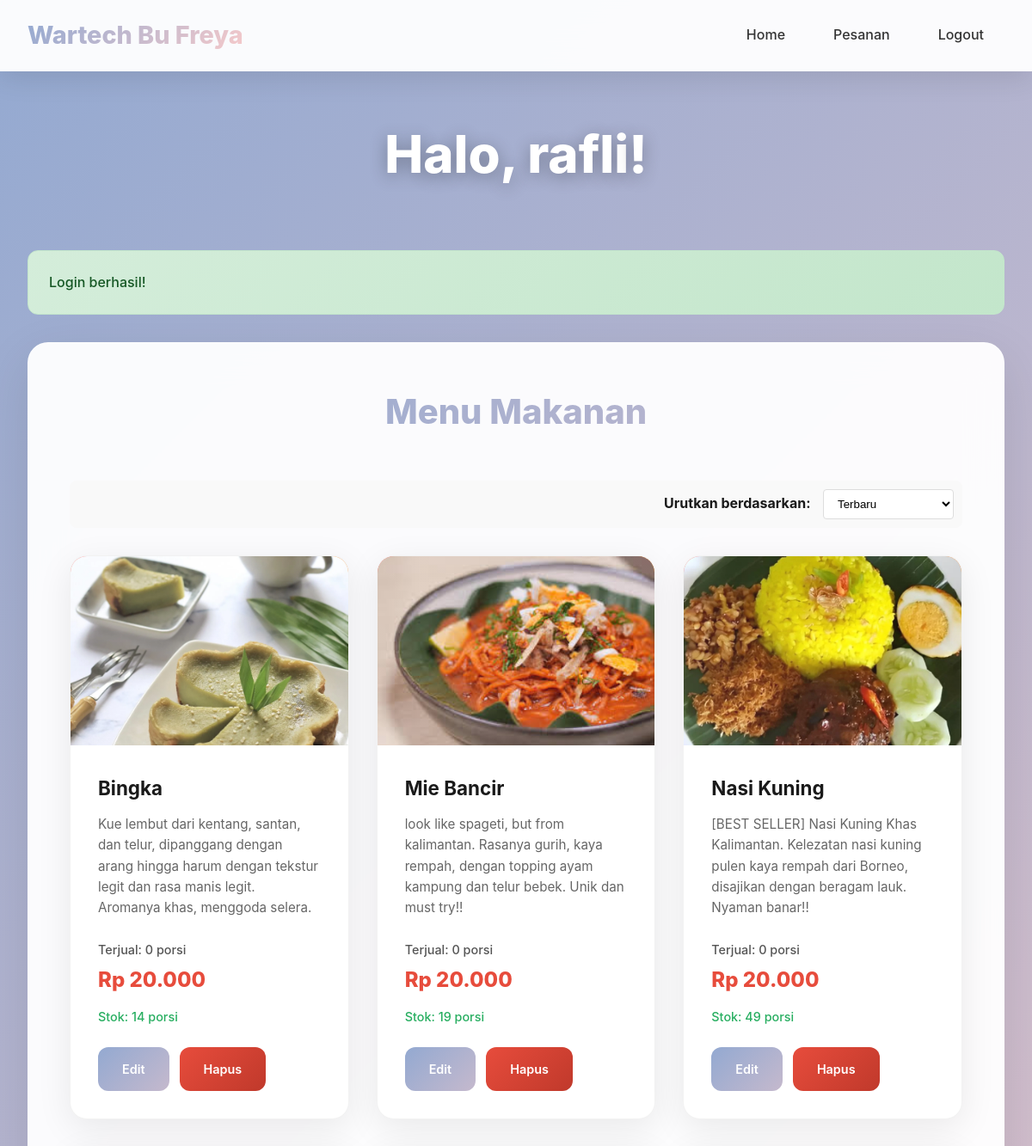
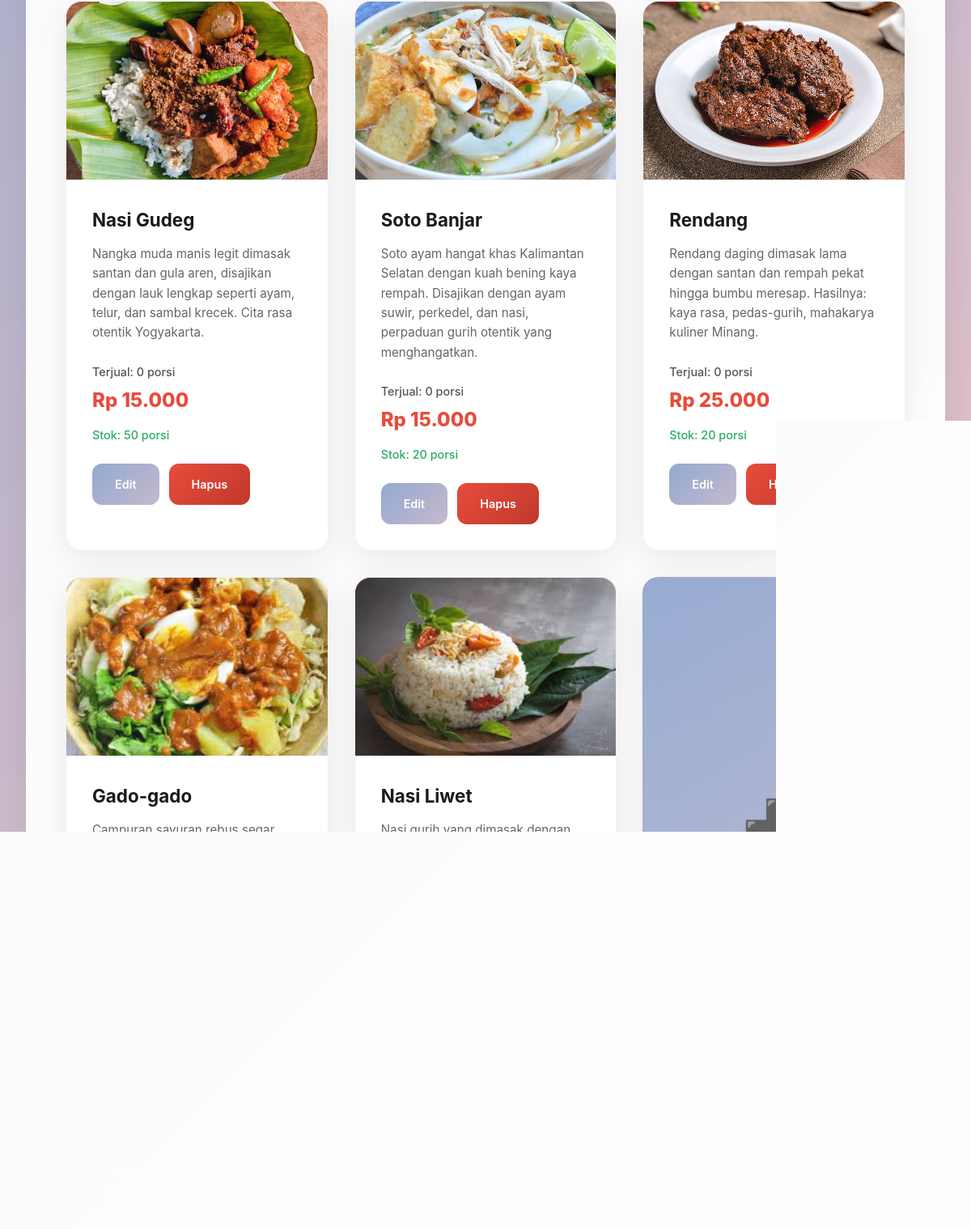
The app's page /index.php (signed in) with its own data (2 pictures, top to bottom).
### tables this page shows
CREATE TABLE `produk` (
  `id` int(11) NOT NULL,
  `nama` varchar(100) NOT NULL,
  `deskripsi` text DEFAULT NULL,
  `harga` int(11) NOT NULL,
  `stock` int(11) NOT NULL DEFAULT 0,
  `image` varchar(255) DEFAULT NULL,
  `created_at` timestamp NOT NULL DEFAULT current_timestamp(),
  `updated_at` timestamp NOT NULL DEFAULT current_timestamp() ON UPDATE current_timestamp()
);

### index.php (the view, shortened to what this page needs)
<?php
require_once 'config/database.php';
$sort_option = $_GET['sort'] ?? 'created_at_desc';
$orderBySQL = "p.created_at DESC";
switch ($sort_option) {
    case 'created_at_desc':
    default:
        $orderBySQL = "p.created_at DESC";
        break;
}
try {
    $sql = "SELECT
                p.id,
                p.nama,
                p.deskripsi,
                p.harga,
                p.stock,
                p.image,
                p.created_at,
                COALESCE(SUM(CASE WHEN ps.status = 'selesai' THEN ip.qty ELSE 0 END), 0) AS terjual
            FROM
                produk p
            LEFT JOIN
                item_pesanan ip ON p.id = ip.id_produk
            LEFT JOIN
                pesanan ps ON ip.id_pesanan = ps.id
                -- Kita bisa menambahkan 'AND ps.status = 'selesai'' di sini,
                -- namun CASE WHEN di SUM lebih eksplisit menangani jika produk ada di pesanan yang belum selesai
            GROUP BY
                p.id, p.nama, p.deskripsi, p.harga, p.stock, p.image, p.created_at
            ORDER BY " . $orderBySQL;
    $stmt = $pdo->query($sql);
    $produk = $stmt->fetchAll(PDO::FETCH_ASSOC);
} catch(PDOException $e) {
    $produk = [];
    $error = "Error loading produk: " . $e->getMessage();
    error_log("SQL Error: " . $e->getMessage() . " | SQL: " . $sql);
}
$isLoggedIn = isset($_SESSION['admin_id']);
$adminUsername = '';
if ($isLoggedIn) {
    try {
        $stmt = $pdo->prepare("SELECT username FROM admin WHERE id = ?");
        $stmt->execute([$_SESSION['admin_id']]);
        $admin = $stmt->fetch();
        if ($admin) {
            $adminUsername = htmlspecialchars($admin['username']);
        }
    } catch (PDOException $e) {
        error_log("Error fetching admin username: " . $e->getMessage());
    }
}
$cart_item_count = 0;
?>
<!DOCTYPE html>
<html lang="id">
<head>
    <link rel="stylesheet" href="includes/style.css">
</head>
<body>
    <nav class="navbar">
        <div class="nav-container">
            <h1>Wartech Bu Freya</h1>
            <div class="nav-links">
                <a href="index.php">Home</a>
                <?php if ($isLoggedIn): ?>
                    <a href="pesanan.php">Pesanan</a>
                    <a href="?logout=1">Logout</a>
                <?php else: ?>
                    <a href="keranjang.php">Keranjang (<?php echo $cart_item_count; ?>)</a>
                    <a href="login.php">Login</a>
                <?php endif; ?>
            </div>
        </div>
    </nav>
    <div class="container" id="home">
        <div class="hero">
            <?php if ($isLoggedIn): ?>
                <h2>Halo, <?php echo $adminUsername; ?>!</h2>
            <?php else: ?>
                <h2>Selamat Datang di Wartech Bu Freya</h2>
                <p>Nikmati makanan Indonesia dengan kualitas terbaik yang dibuat dengan cinta, pesan sekarang dan dapatkan pengalaman kuliner yang terangi harimu dengan senyuman karamelku!</p>
            <?php endif; ?>
        </div>
        <?php if (isset($_SESSION['message'])): ?>
            <div class="alert alert-success"><?php echo $_SESSION['message']; unset($_SESSION['message']); ?></div>
        <?php endif; ?>
        <div class="menu-section" id="produk">
            <h2>Menu Makanan</h2>
            <div class="sort-options">
                <label for="sort-select">Urutkan berdasarkan:</label>
                <select id="sort-select" onchange="window.location.href='index.php?sort='+this.value">
                    <option value="created_at_desc" <?php if ($sort_option == 'created_at_desc') echo 'selected'; ?>>Terbaru</option>
                </select>
            </div>
            <div class="produk-grid">
                <?php if (empty($produk) && !isset($error)): ?>
                    <p>Belum ada produk yang tersedia.</p>
                <?php elseif (!empty($produk)): ?>
                    <?php foreach ($produk as $product): ?>
                        <div class="product-card">
                            <div class="product-image">
                                <?php if (!empty($product['image']) && file_exists($product['image'])): ?>
                                    <img src="<?php echo htmlspecialchars($product['image']); ?>"
                                         alt="<?php echo htmlspecialchars($product['nama']); ?>"
                                         onerror="this.style.display='none'; this.nextElementSibling.style.display='flex';">
                                <?php else: ?>
                                    <div class="default-icon">🍽️</div>
                                <?php endif; ?>
                            </div>
                            <div class="product-info">
                                <h3><?php echo htmlspecialchars($product['nama']); ?></h3>
                                <p><?php echo htmlspecialchars($product['deskripsi'] ?? '');  ?></p>
                                <div class="product-sold">
                                    <?php
                                    $terjual_count = isset($product['terjual']) ? (int)$product['terjual'] : 0;
                                    echo 'Terjual: ' . $terjual_count . ' porsi';
                                    ?>
                                </div>
                                <div class="product-harga">Rp <?php echo number_format($product['harga'], 0, ',', '.'); ?></div>
                                <div class="product-stock">
                                    <?php if ($product['stock'] > 0): ?>
                                        Stok: <?php echo $product['stock']; ?> porsi
                                    <?php else: ?>
                                        <span style="color: #e74c3c;">Stok Habis</span>
                                    <?php endif; ?>
                                </div>
                                <div class="btn-group">
                                    <?php if ($isLoggedIn): ?>
                                        <a href="edit_product.php?id=<?php echo $product['id']; ?><?php echo isset($_GET['sort']) ? '&ref_sort='.urlencode($_GET['sort']) : ''; ?>" class="btn">Edit</a>
                                        <a href="hapus_produk.php?id=<?php echo $product['id']; ?><?php echo isset($_GET['sort']) ? '&ref_sort='.urlencode($_GET['sort']) : ''; ?>" class="btn btn-danger" onclick="return confirm('Anda yakin ingin menghapus produk ini?')">Hapus</a>
                                    <?php endif; ?>
                                </div>
                            </div>
                        </div>
                    <?php endforeach; ?>
                <?php endif; ?>
                <?php if ($isLoggedIn): ?>
                    <div class="product-card add-product-card">
                        <div class="add-product-content">
                            <div style="font-size: 4rem; margin-bottom: 1rem;">➕</div>
                            <h3 style="margin-bottom: 1rem;">Tambah Produk Baru</h3>
                            <a href="tambah_produk.php" class="btn btn-success">Tambah</a>
                        </div>
                    </div>
                <?php endif; ?>
            </div>
        </div>
    </div>
</body>
</html>

### includes/style.css (style rules this page uses)
* { margin: 0; padding: 0; box-sizing: border-box; }
body { font-family: 'Inter', -apple-system, BlinkMacSystemFont, 'Segoe UI', Roboto, sans-serif; line-height: 1.6; color: #1a1a1a; background: linear-gradient(135deg, #93a9d1 0%, #f7caca 100%); min-height: 100vh; }
.navbar { background: rgba(255, 255, 255, 0.95); backdrop-filter: blur(20px); border-bottom: 1px solid rgba(255, 255, 255, 0.2); padding: 1rem 0; position: sticky; top: 0; z-index: 1000; box-shadow: 0 8px 32px rgba(0, 0, 0, 0.1); }
.nav-container { max-width: 1400px; margin: 0 auto; display: flex; justify-content: space-between; align-items: center; padding: 0 2rem; }
.nav-container h1 { background: linear-gradient(135deg, #93a9d1 0%, #f7caca 100%); -webkit-background-clip: text; -webkit-text-fill-color: transparent; background-clip: text; font-size: 1.8rem; font-weight: 800; }
.nav-links { display: flex; gap: 0.5rem; align-items: center; }
.nav-links a { color: #333; text-decoration: none; padding: 0.75rem 1.5rem; border-radius: 12px; transition: all 0.3s ease; font-weight: 500; position: relative; overflow: hidden; }
.container { max-width: 1400px; margin: 0 auto; padding: 3rem 2rem; }
.hero { text-align: center; margin-bottom: 4rem; color: white; }
.hero h2 { font-size: clamp(2.5rem, 5vw, 4rem); margin-bottom: 1.5rem; font-weight: 800; text-shadow: 0 4px 20px rgba(0, 0, 0, 0.3); }
.menu-section { background: rgba(255, 255, 255, 0.95); backdrop-filter: blur(20px); border-radius: 24px; padding: 3rem; box-shadow: 0 20px 60px rgba(0, 0, 0, 0.1); border: 1px solid rgba(255, 255, 255, 0.2); }
.menu-section h2 { text-align: center; margin-bottom: 3rem; font-size: 2.5rem; font-weight: 800; background: linear-gradient(135deg, #93a9d1 0%, #c5b9cd 100%); -webkit-background-clip: text; -webkit-text-fill-color: transparent; background-clip: text; }
.produk-grid { display: grid; grid-template-columns: repeat(auto-fit, minmax(320px, 1fr)); gap: 2rem; margin-top: 2rem; }
.product-card { background: white; border-radius: 20px; overflow: hidden; box-shadow: 0 10px 40px rgba(0, 0, 0, 0.08); transition: all 0.4s ease; border: 1px solid rgba(0, 0, 0, 0.05); position: relative; }
.product-image { height: 220px; background: linear-gradient(135deg, #ff6b6b 0%, #ffa500 100%); display: flex; align-items: center; justify-content: center; color: white; font-size: 4rem; position: relative; overflow: hidden; }
.product-image::before { content: ''; position: absolute; top: 0; left: 0; right: 0; bottom: 0; background: linear-gradient(45deg, rgba(255, 255, 255, 0.1) 0%, transparent 100%); }
.product-info { padding: 2rem; }
.product-info h3 { font-size: 1.4rem; margin-bottom: 0.75rem; color: #1a1a1a; font-weight: 700; }
.product-info p { color: #666; margin-bottom: 1.5rem; font-size: 0.95rem; line-height: 1.6; }
.product-harga { font-size: 1.5rem; font-weight: 800; color: #e74c3c; margin-bottom: 0.75rem; }
.product-stock { font-size: 0.9rem; color: #27ae60; margin-bottom: 1.5rem; font-weight: 500; }
.product-sold { font-size: 0.9rem; color: #27ae60; margin-bottom: 1.5rem; font-weight: 500; }
.btn-group { display: flex; gap: 0.75rem; flex-wrap: wrap; }
.btn { background: linear-gradient(135deg, #93a9d1 0%, #c5b9cd 100%); color: white; padding: 0.875rem 1.75rem; border: none; border-radius: 12px; cursor: pointer; text-decoration: none; display: inline-flex; align-items: center; justify-content: center; transition: all 0.3s ease; font-size: 0.9rem; font-weight: 600; position: relative; overflow: hidden; }
.btn-success { background: linear-gradient(135deg, #27ae60 0%, #2ecc71 100%); }
.btn-danger { background: linear-gradient(135deg, #e74c3c 0%, #c0392b 100%); }
.add-product-card { background: linear-gradient(135deg, #93a9d1 0%, #c5b9cd 100%); color: white; display: flex; align-items: center; justify-content: center; text-align: center; min-height: 400px; position: relative; overflow: hidden; }
.add-product-card::before { content: ''; position: absolute; top: 0; left: 0; right: 0; bottom: 0; background: linear-gradient(45deg, rgba(255, 255, 255, 0.1) 0%, transparent 100%); }
.add-product-content { position: relative; z-index: 1; }
.alert { padding: 1.5rem; margin: 2rem 0; border-radius: 12px; font-weight: 500; }
.alert-success { background: linear-gradient(135deg, #d4edda 0%, #c3e6cb 100%); color: #155724; border: 1px solid #c3e6cb; }
.product-image img { width: 100%; height: 100%; object-fit: cover; transition: transform 0.3s ease; }

### records on screen
produk: image (picture), nama "Bingka", deskripsi "Kue lembut dari kentang, santan, dan telur, dipanggang dengan arang hingga harum dengan tekstur legit dan rasa manis legit. Aromanya khas, menggoda selera.", terjual_count "0", harga "20.000", stock "14"
produk: image (picture), nama "Mie Bancir", deskripsi "look like spageti, but from kalimantan. Rasanya gurih, kaya rempah, dengan topping ayam kampung dan telur bebek. Unik dan must try!!", terjual_count "0", harga "20.000", stock "19"
produk: image (picture), nama "Nasi Kuning", deskripsi "[BEST SELLER] Nasi Kuning Khas Kalimantan. Kelezatan nasi kuning pulen kaya rempah dari Borneo, disajikan dengan beragam lauk. Nyaman banar!!", terjual_count "0", harga "20.000", stock "49"
produk: image (picture), nama "Nasi Gudeg", deskripsi "Nangka muda manis legit dimasak santan dan gula aren, disajikan dengan lauk lengkap seperti ayam, telur, dan sambal krecek. Cita rasa otentik Yogyakarta.", terjual_count "0", harga "15.000", stock "50"
produk: image (picture), nama "Soto Banjar", deskripsi "Soto ayam hangat khas Kalimantan Selatan dengan kuah bening kaya rempah. Disajikan dengan ayam suwir, perkedel, dan nasi, perpaduan gurih otentik yang menghangatkan.", terjual_count "0", harga "15.000", stock "20"
produk: image (picture), nama "Rendang", deskripsi "Rendang daging dimasak lama dengan santan dan rempah pekat hingga bumbu meresap. Hasilnya: kaya rasa, pedas-gurih, mahakarya kuliner Minang.", terjual_count "0", harga "25.000", stock "20"
produk: image (picture), nama "Gado-gado", deskripsi "Campuran sayuran rebus segar disajikan dengan irisan kentang, tahu, tempe, telur rebus, dan kerupuk, semua disiram saus kacang kental dan gurih. Rasanya segar, kaya tekstur, dan penuh cita rasa."
produk: image (picture), nama "Nasi Liwet", deskripsi "Nasi gurih yang dimasak dengan santan, serai, daun salam, dan teri Medan, menciptakan aroma dan rasa yang kaya. Disajikan dengan berbagai lauk seperti ayam suwir, telur pindang, tahu tempe, dan sambal, menjadikannya hidangan yang lezat dan komplit."

### other values on screen
$adminUsername "rafli"
$_SESSION['message'] "Login berhasil!"
